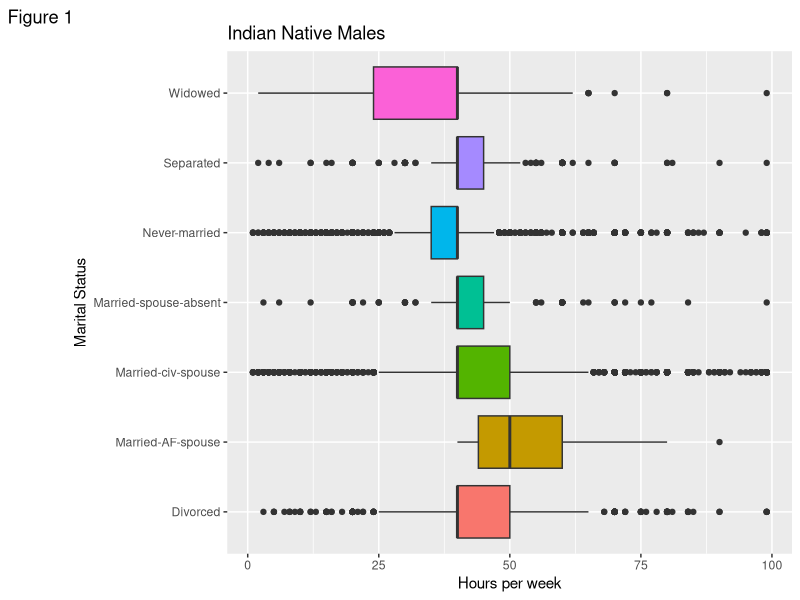
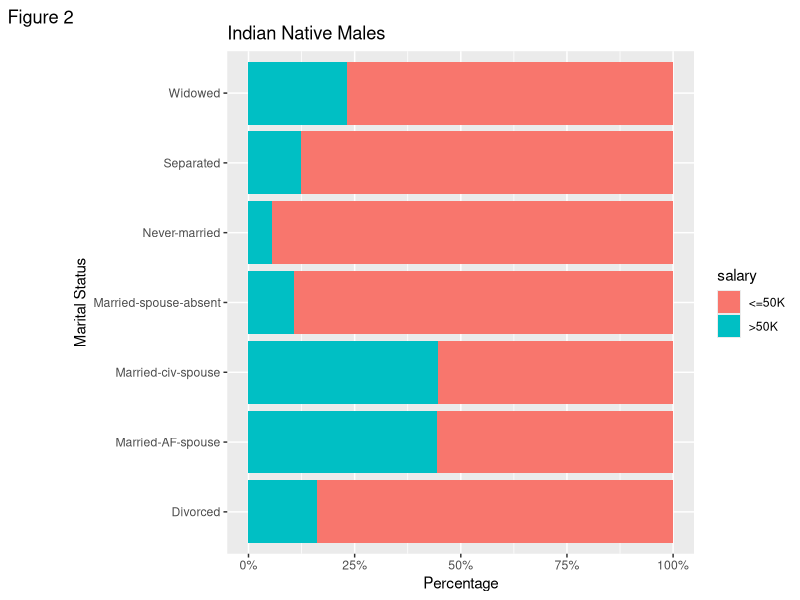
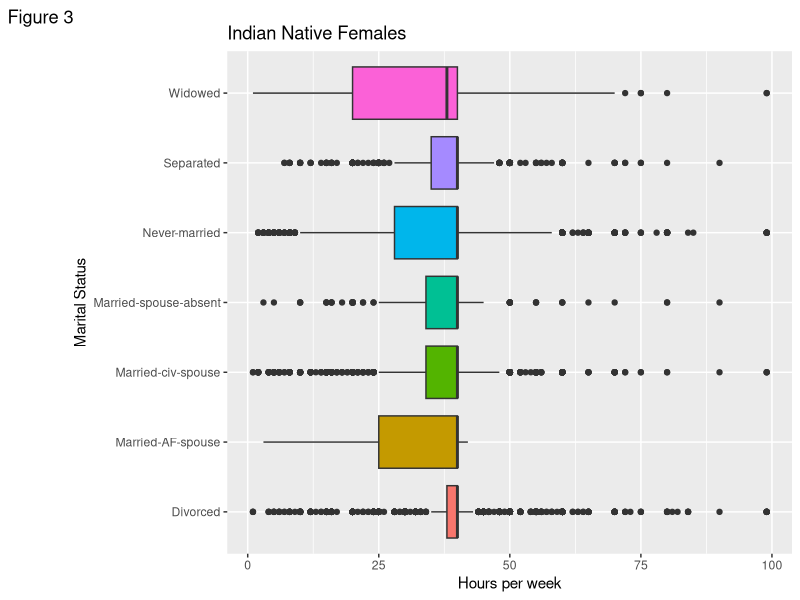
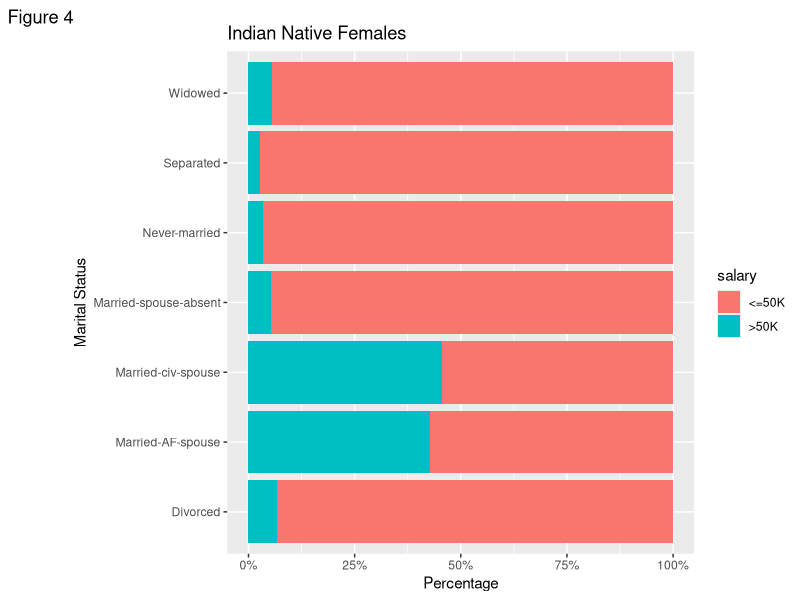
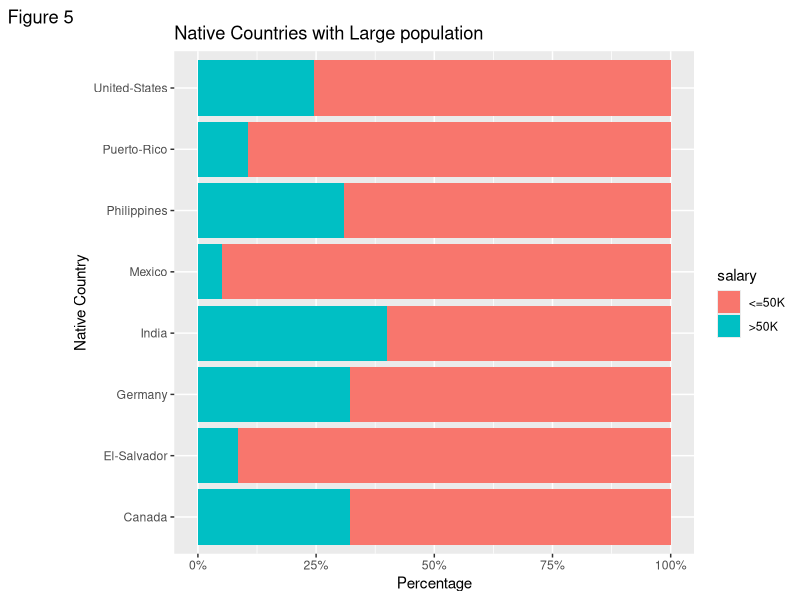
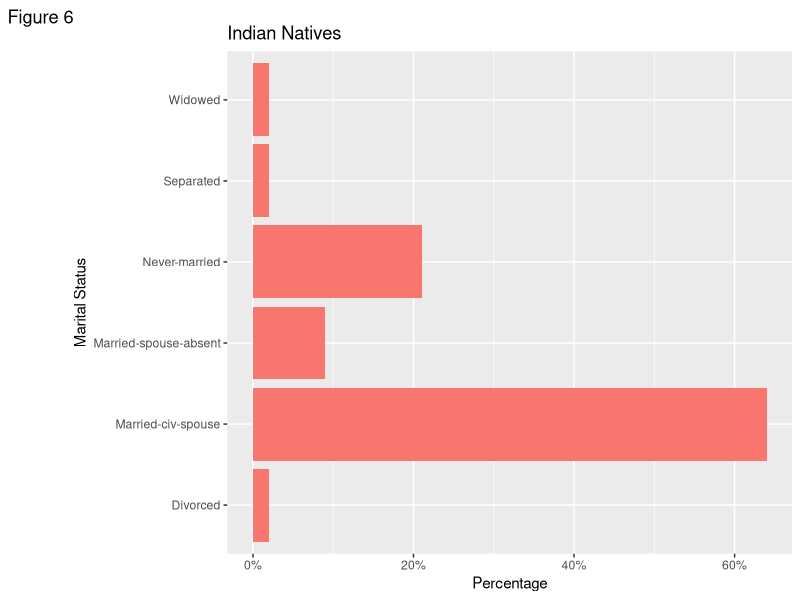
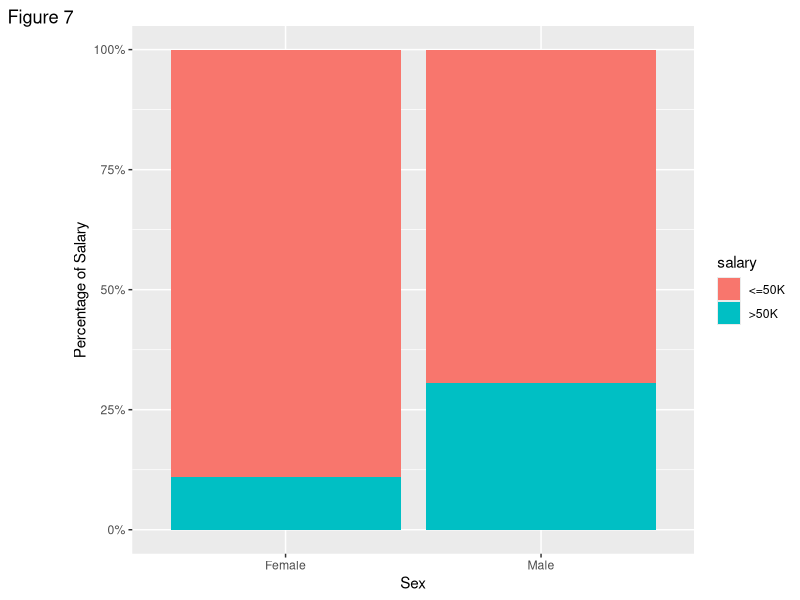
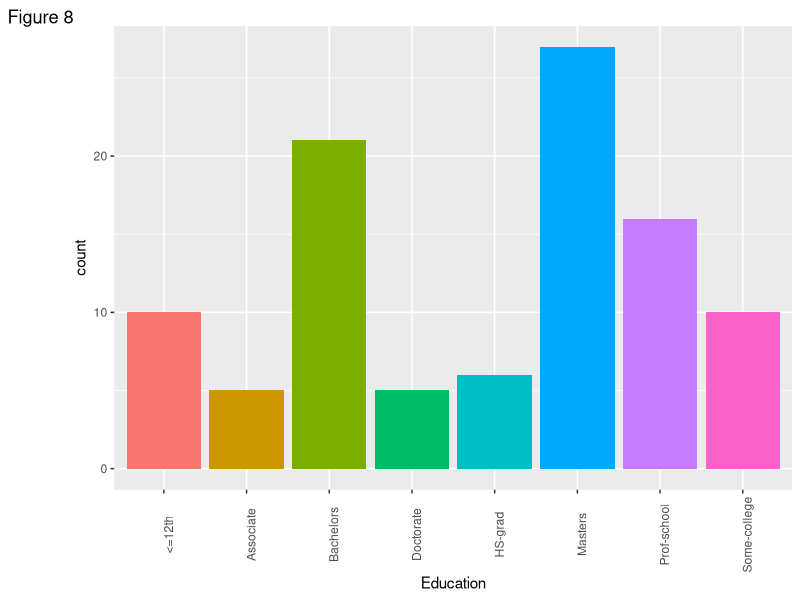

Reproduce these figures in R, in order.
## ---- chunk 1
library(tidyverse)
knitr::opts_chunk$set(echo = FALSE,
                      fig.align = 'center')
## ---- chunk 2
# Bringing the dataset into R
df <- read.csv('adult.csv')
head(df)
## ---- chunk 3
names(df) <- c("age", "workclass", "fnlwgt", "education", "education-num", "marital-status", "occupation", "relationship", "race", "sex", "capital-gain", "capital-loss", "hours-per-week", "native-country", "salary")
df$education <- str_replace_all(df$education, c("Preschool|1st-4th|5th-6th|7th-8th|9th|10th|11th|12th" = "<=12th", "Assoc-acdm|Assoc-voc" = "Associate"))
df[df == "?"] <- NA
head(df)
## ---- chunk 4
nrow(df)
## ---- chunk 5
# this looking into the Males of the data set
df_male = filter(df, sex == "Male")

ggplot(df_male) + geom_boxplot(mapping = aes(x = `marital-status`, y = `hours-per-week`, fill = `marital-status`))  + theme(legend.position = "none") + coord_flip() + xlab("Marital Status") + ylab("Hours per week") + labs(title = "Indian Native Males", tag = "Figure 1")
## ---- chunk 6
q6_table <- summarise( group_by(df_male, `marital-status`), mean_hours = mean(`hours-per-week`, na.rm = TRUE) ) %>% arrange(desc(mean_hours))
q6_table <- arrange( q6_table, desc(mean_hours) ) 
q6_table
## ---- chunk 7
ggplot(df_male) + geom_bar(mapping = aes(x = `marital-status`, fill = salary), position = "fill")  + scale_y_continuous(labels = scales::percent) + coord_flip() + xlab("Marital Status") + ylab("Percentage") + labs(title = "Indian Native Males", tag = "Figure 2") 
## ---- chunk 8
# this looking into the Females of the data set
df_female = filter(df, sex == "Female")

ggplot(df_female) + geom_boxplot(mapping = aes(x = `marital-status`, y = `hours-per-week`, fill = `marital-status`)) + theme(legend.position = "none") + coord_flip()  + xlab("Marital Status") + ylab("Hours per week") + labs(title = "Indian Native Females", tag = "Figure 3")
## ---- chunk 9
q6_table <- summarise( group_by(df_female, `marital-status`), ave_hours = mean(`hours-per-week`, na.rm = TRUE) )
q6_table <- arrange(q6_table, desc(ave_hours))
q6_table
## ---- chunk 10
ggplot(df_female) + geom_bar(mapping = aes(x = `marital-status`, fill = salary), position = "fill") + scale_y_continuous(labels = scales::percent) + coord_flip() + xlab("Marital Status") + ylab("Percentage") + labs(title = "Indian Native Females", tag = "Figure 4")
## ---- chunk 11
country_count <- filter(arrange(count(group_by(df, `native-country`)), desc(n)), n >= 100)

country_df <- filter(df, `native-country` == "United-States"|`native-country` == "Mexico"|`native-country` == "Philippines"|`native-country` == "Germany"|`native-country` == "Canada"|`native-country` == "Puerto-Rico"|`native-country` == "El-Salvador"|`native-country` == "India")

ggplot(country_df) + geom_bar(mapping = aes(x = `native-country`,fill = salary), position = "fill") + scale_y_continuous(labels = scales::percent) + coord_flip() + ylab("Percentage") + xlab("Native Country") + labs(title = "Native Countries with Large population", tag = "Figure 5")
## ---- chunk 12
df_india <- filter(df, `native-country` == "India")
df_india
## ---- chunk 13
ggplot(df_india) + geom_bar(mapping = aes(x = `marital-status`, y = stat(prop), group = 1, fill = "red")) + scale_y_continuous(labels = scales::percent) + theme(legend.position = "none") + coord_flip() + ylab("Percentage") + xlab("Marital Status") + labs(title = "Indian Natives", tag = "Figure 6") 
## ---- chunk 14
df_india_sex <- mutate(count(df_india, sex), percentage = (n/nrow(df_india))*100)
q7_sex <- arrange(df_india_sex, desc(percentage))
q7_sex

ggplot(df) + geom_bar(mapping = aes(x = sex, fill = salary), position = "fill") + scale_y_continuous(labels = scales::percent) + xlab("Sex") +ylab("Percentage of Salary")  + labs(tag = "Figure 7") 
## ---- chunk 15
ggplot(df_india) + geom_bar(mapping = aes(x = education, fill = education)) + theme(axis.text.x = element_text(angle = 90)) + theme(legend.position = "none") + xlab("Education") + labs(tag = "Figure 8") 

dfdsa <- filter(na.omit( summarise(group_by(df, `native-country`), mean_edu = mean(`education-num`, na.rm = TRUE)) ), mean_edu>10)

ggplot(dfdsa) + geom_point(mapping = aes(x = fct_reorder(`native-country`, mean_edu), y = mean_edu, color = `native-country`, size = 10)) + theme(legend.position = "none") + coord_flip() + xlab("Native Country") + ylab("Average years of Education") + labs(tag = "Figure 9") 

ggplot(na.omit(df)) + geom_bar(mapping = aes(x = education, fill = salary), position = "fill") + scale_y_continuous(labels = scales::percent) + coord_flip() + xlab("Education") + ylab("Percentage") + labs(tag = "Figure 10") 
## ---- chunk 16
ggplot(df_india) + geom_bar(mapping = aes(x = occupation, fill = occupation)) + theme(axis.text.x = element_text(angle = 90)) + theme(legend.position = "none") + xlab("Occupation") + labs(tag = "Figure 11") 

ggplot(na.omit(df)) + geom_bar(mapping = aes(x = occupation, fill = salary), position = "fill")  + scale_y_continuous(labels = scales::percent) +  coord_flip() + xlab("Occupation") + ylab("Percentage") + labs(tag = "Figure 12") 
## ---- chunk 17
df_indian_capital_gain_table <- summarise( group_by(df, `native-country`), avg_capital_gain = mean(`capital-gain`, na.rm = TRUE) )

df_indian_capital_gain_table <-filter(df_indian_capital_gain_table,(avg_capital_gain>=1000), (!is.na(`native-country`)))

ggplot(df_indian_capital_gain_table) + geom_point(mapping = aes(x = fct_reorder(`native-country`, avg_capital_gain), y = avg_capital_gain, size = avg_capital_gain, color = `native-country`)) + theme(legend.position = "none") + coord_flip() + xlab("Native Country") + ylab("Average Capital Gain ($)") + labs(tag = "Figure 13") + scale_colour_manual(values = c("black", "black", "black", "black", "red", "black", "black", "black", "black", "black", "black")) + annotate("text", x = "India", y = 3604.920, label = "$3,604", size = 3, vjust = 3)
## ---- chunk 18
df_indian_capital_loss_table <- summarise( group_by(df, `native-country`), avg_capital_loss = mean(`capital-loss`, na.rm = TRUE) )

df_indian_capital_loss_table <-filter(df_indian_capital_loss_table,(avg_capital_loss>=75),(avg_capital_loss<250), (!is.na(`native-country`)))

df_indian_capital_loss_table <- arrange(df_indian_capital_loss_table, desc(avg_capital_loss))

ggplot(df_indian_capital_loss_table) + geom_point(mapping = aes(x = reorder(`native-country`, avg_capital_loss), y = avg_capital_loss, size = avg_capital_loss, color = `native-country`)) + theme(legend.position = "none") + coord_flip() + xlab("Native Country") + ylab("Average Capital Loss ($)") + labs(tag = "Figure 14") + scale_colour_manual(values = c("black", "black", "black", "black", "black", "black", "black", "black", "red", "black", "black", "black", "black", "black", "black", "black", "black", "black")) + annotate("text", x = "India", y = 131.12000, label = "$131", size = 3, vjust = -3)

## ---- chunk 19
df_capital_change <- mutate(df, capital_change = `capital-gain` - `capital-loss`)

df_capital_change <- summarise( group_by(df_capital_change, `native-country`), avg_capital_change = mean(capital_change, na.rm = TRUE) )

df_capital_change <-filter(df_capital_change,(avg_capital_change>600), (!is.na(`native-country`)))

df_capital_change <- arrange(df_capital_change, desc(avg_capital_change))

ggplot(df_capital_change) + geom_point(mapping = aes(x = reorder(`native-country`, avg_capital_change), y = avg_capital_change, size = avg_capital_change, color = `native-country`)) + theme(legend.position = "none") + coord_flip() + xlab("Native Country") + ylab("Average Capital Change ($)") + labs(tag = "Figure 15") + scale_colour_manual(values = c("black", "black", "black", "black", "black", "black", "red", "black", "black", "black", "black", "black", "black", "black")) +  annotate("text", x = "India", y = 3473.8000, label = "$3,473", size = 3, vjust = 3)
## ---- chunk 20
df_india_capital_change <- mutate(df_india, capital_change = `capital-gain` - `capital-loss`)
summarise(group_by(df_india_capital_change, sex), avgl_capital_change = mean(capital_change))
## ---- chunk 21
summarise(group_by(df_india, sex), avg_education = mean(`education-num`, na.rm = TRUE)) 
ggplot(df_india) + geom_bar(mapping = aes(x = education, fill = sex), position = "dodge") + coord_flip() + xlab("Education") + labs(tag = "Figure 16") 
## ---- chunk 22
ggplot(df_india) + geom_bar(mapping = aes(x = occupation, fill = sex), position = "dodge") + coord_flip() + xlab("Occupation") + labs(tag = "Figure 17") 
## ---- chunk 23
df_india_male <- filter(df_india, sex == "Male")
df_india_female <- filter(df_india, sex == "Female")

ggplot(df_india) + geom_bar(mapping = aes(x = salary, y = stat(prop), group = 1, fill = sex)) + scale_y_continuous(labels = scales::percent) + coord_flip() + ylab("percentage") + facet_wrap(~ sex, nrow = 2)  + labs(tag = "Figure 18") 
